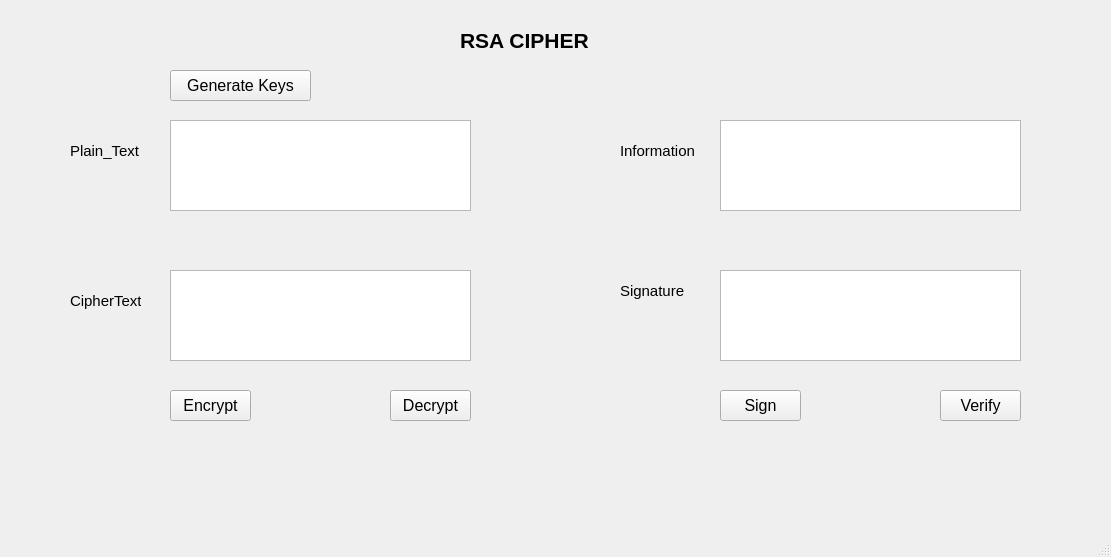
<?xml version="1.0" encoding="UTF-8"?>
<ui version="4.0">
 <class>MainWindow</class>
 <widget class="QMainWindow" name="MainWindow">
  <property name="geometry">
   <rect>
    <x>0</x>
    <y>0</y>
    <width>1111</width>
    <height>557</height>
   </rect>
  </property>
  <property name="windowTitle">
   <string>MainWindow</string>
  </property>
  <widget class="QWidget" name="centralwidget">
   <widget class="QLabel" name="label">
    <property name="geometry">
     <rect>
      <x>460</x>
      <y>0</y>
      <width>131</width>
      <height>81</height>
     </rect>
    </property>
    <property name="font">
     <font>
      <pointsize>16</pointsize>
      <weight>75</weight>
      <bold>true</bold>
     </font>
    </property>
    <property name="text">
     <string>RSA CIPHER</string>
    </property>
   </widget>
   <widget class="QLabel" name="label_2">
    <property name="geometry">
     <rect>
      <x>70</x>
      <y>130</y>
      <width>71</width>
      <height>41</height>
     </rect>
    </property>
    <property name="font">
     <font>
      <pointsize>11</pointsize>
     </font>
    </property>
    <property name="text">
     <string>Plain_Text</string>
    </property>
   </widget>
   <widget class="QLabel" name="label_3">
    <property name="geometry">
     <rect>
      <x>70</x>
      <y>280</y>
      <width>71</width>
      <height>41</height>
     </rect>
    </property>
    <property name="font">
     <font>
      <pointsize>11</pointsize>
     </font>
    </property>
    <property name="text">
     <string>CipherText</string>
    </property>
   </widget>
   <widget class="QLabel" name="label_4">
    <property name="geometry">
     <rect>
      <x>620</x>
      <y>130</y>
      <width>81</width>
      <height>41</height>
     </rect>
    </property>
    <property name="font">
     <font>
      <pointsize>11</pointsize>
     </font>
    </property>
    <property name="text">
     <string>Information</string>
    </property>
   </widget>
   <widget class="QLabel" name="label_5">
    <property name="geometry">
     <rect>
      <x>620</x>
      <y>270</y>
      <width>71</width>
      <height>41</height>
     </rect>
    </property>
    <property name="font">
     <font>
      <pointsize>11</pointsize>
     </font>
    </property>
    <property name="text">
     <string>Signature</string>
    </property>
   </widget>
   <widget class="QTextEdit" name="txt_plaintext">
    <property name="geometry">
     <rect>
      <x>170</x>
      <y>120</y>
      <width>301</width>
      <height>91</height>
     </rect>
    </property>
   </widget>
   <widget class="QTextEdit" name="txt_ciphertext">
    <property name="geometry">
     <rect>
      <x>170</x>
      <y>270</y>
      <width>301</width>
      <height>91</height>
     </rect>
    </property>
   </widget>
   <widget class="QTextEdit" name="txt_information">
    <property name="geometry">
     <rect>
      <x>720</x>
      <y>120</y>
      <width>301</width>
      <height>91</height>
     </rect>
    </property>
   </widget>
   <widget class="QTextEdit" name="txt_signature">
    <property name="geometry">
     <rect>
      <x>720</x>
      <y>270</y>
      <width>301</width>
      <height>91</height>
     </rect>
    </property>
   </widget>
   <widget class="QPushButton" name="btn_encrypt">
    <property name="geometry">
     <rect>
      <x>170</x>
      <y>390</y>
      <width>81</width>
      <height>31</height>
     </rect>
    </property>
    <property name="font">
     <font>
      <pointsize>12</pointsize>
      <weight>50</weight>
      <bold>false</bold>
     </font>
    </property>
    <property name="text">
     <string>Encrypt</string>
    </property>
   </widget>
   <widget class="QPushButton" name="btn_decrypt">
    <property name="geometry">
     <rect>
      <x>390</x>
      <y>390</y>
      <width>81</width>
      <height>31</height>
     </rect>
    </property>
    <property name="font">
     <font>
      <pointsize>12</pointsize>
      <weight>50</weight>
      <bold>false</bold>
     </font>
    </property>
    <property name="text">
     <string>Decrypt</string>
    </property>
   </widget>
   <widget class="QPushButton" name="btn_sign">
    <property name="geometry">
     <rect>
      <x>720</x>
      <y>390</y>
      <width>81</width>
      <height>31</height>
     </rect>
    </property>
    <property name="font">
     <font>
      <pointsize>12</pointsize>
      <weight>50</weight>
      <bold>false</bold>
     </font>
    </property>
    <property name="text">
     <string>Sign</string>
    </property>
   </widget>
   <widget class="QPushButton" name="btn_verify">
    <property name="geometry">
     <rect>
      <x>940</x>
      <y>390</y>
      <width>81</width>
      <height>31</height>
     </rect>
    </property>
    <property name="font">
     <font>
      <pointsize>12</pointsize>
      <weight>50</weight>
      <bold>false</bold>
     </font>
    </property>
    <property name="text">
     <string>Verify</string>
    </property>
   </widget>
   <widget class="QPushButton" name="btn_gen_keys">
    <property name="geometry">
     <rect>
      <x>170</x>
      <y>70</y>
      <width>141</width>
      <height>31</height>
     </rect>
    </property>
    <property name="font">
     <font>
      <pointsize>12</pointsize>
      <weight>50</weight>
      <bold>false</bold>
     </font>
    </property>
    <property name="text">
     <string>Generate Keys</string>
    </property>
   </widget>
  </widget>
  <widget class="QMenuBar" name="menubar">
   <property name="geometry">
    <rect>
     <x>0</x>
     <y>0</y>
     <width>1111</width>
     <height>21</height>
    </rect>
   </property>
  </widget>
  <widget class="QStatusBar" name="statusbar"/>
 </widget>
 <resources/>
 <connections/>
</ui>
